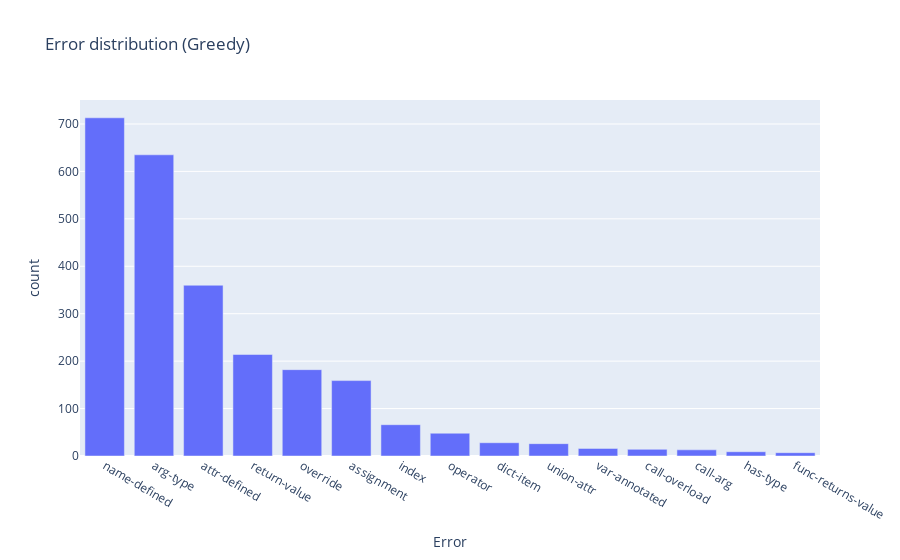
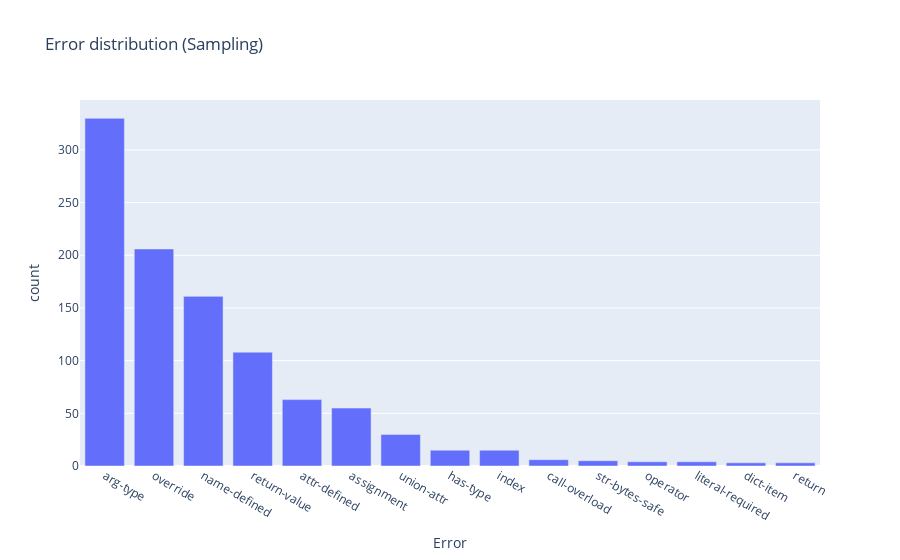

Write notebook code for charts like these, in order.
### Code cell
from spot.visualization import visualize_counts
from spot.utils import Counter

base_error_codes = Counter(e.error_code for _, e in base_errors)
greedy_error_codes = Counter(e.error_code for _, e in greedy_errors)
sample_error_codes = Counter(e.error_code for _, e in sample_errors)

for k, v in base_error_codes.items():
    greedy_error_codes[k] = greedy_error_codes[k] - v
    sample_error_codes[k] = sample_error_codes[k] - v
display(visualize_counts(greedy_error_codes, "Error", title="Error distribution (Greedy)"))
display(visualize_counts(sample_error_codes, "Error", title="Error distribution (Sampling)"))

### Figure 1 — Plotly figure (JSON) as saved in the notebook; plotly's stock layout.template omitted (floating-point values rounded to 4 significant figures)
{"data": [{"alignmentgroup": "True", "hovertemplate": "Error=%{x}<br>count=%{y}<extra></extra>", "legendgroup": "", "marker": {"color": "#636efa", "pattern": {"shape": ""}}, "name": "", "offsetgroup": "", "orientation": "v", "showlegend": false, "textposition": "auto", "type": "bar", "x": ["name-defined", "arg-type", "attr-defined", "return-value", "override", "assignment", "index", "operator", "dict-item", "union-attr", "var-annotated", "call-overload", "call-arg", "has-type", "func-returns-value"], "xaxis": "x", "y": [713, 635, 360, 214, 182, 159, 66, 48, 28, 26, 16, 14, 13, 9, 7], "yaxis": "y"}], "layout": {"barmode": "relative", "legend": {"tracegroupgap": 0}, "title": {"text": "Error distribution (Greedy)"}, "xaxis": {"anchor": "y", "domain": [0, 1], "title": {"text": "Error"}}, "yaxis": {"anchor": "x", "domain": [0, 1], "title": {"text": "count"}}}}

### Figure 2 — Plotly figure (JSON) as saved in the notebook; plotly's stock layout.template omitted (floating-point values rounded to 4 significant figures)
{"data": [{"alignmentgroup": "True", "hovertemplate": "Error=%{x}<br>count=%{y}<extra></extra>", "legendgroup": "", "marker": {"color": "#636efa", "pattern": {"shape": ""}}, "name": "", "offsetgroup": "", "orientation": "v", "showlegend": false, "textposition": "auto", "type": "bar", "x": ["arg-type", "override", "name-defined", "return-value", "attr-defined", "assignment", "union-attr", "has-type", "index", "call-overload", "str-bytes-safe", "operator", "literal-required", "dict-item", "return"], "xaxis": "x", "y": [330, 206, 161, 108, 63, 55, 30, 15, 15, 6, 5, 4, 4, 3, 3], "yaxis": "y"}], "layout": {"barmode": "relative", "legend": {"tracegroupgap": 0}, "title": {"text": "Error distribution (Sampling)"}, "xaxis": {"anchor": "y", "domain": [0, 1], "title": {"text": "Error"}}, "yaxis": {"anchor": "x", "domain": [0, 1], "title": {"text": "count"}}}}
